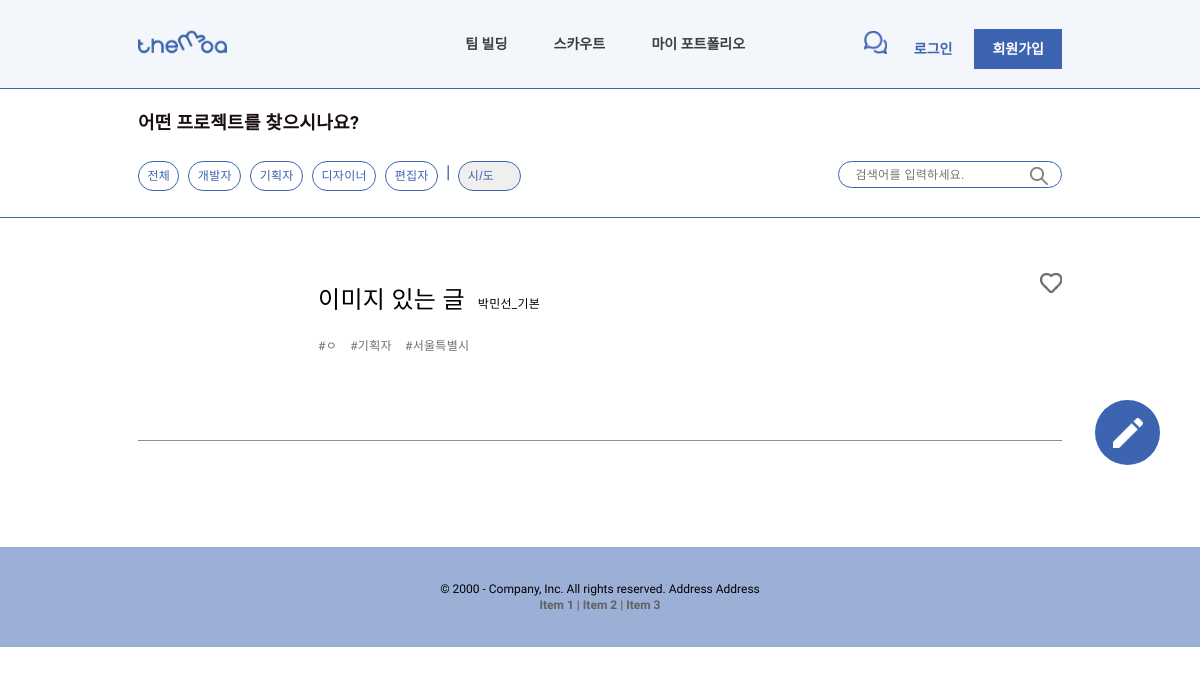
/recruit/team_build/Planner, run on the app's committed database.
### team_build/models.py (models this page shows)
class Recruit(models.Model):
    writer = models.CharField(default='', max_length=200)
    title = models.CharField(default='', max_length=300) # 프로젝트 한줄 설명으로 들어갈 것
    team_name = models.CharField(default='', max_length=200)
    service = models.CharField(default='', max_length=200)
    team_members = models.CharField(
        default='1',
        blank=True,
        null=False,
        max_length=10,
        choices=TEAM_MEMBERS_CHOICES
        )
    service_level = models.CharField(
        default='0',
        null=False,
        blank=True,
        max_length=10,
        choices=LEVEL_CHOICES
        )
    founding_date = models.DateField(default=timezone.now, null=False, blank=True)
    locate = models.CharField(default='', null=False, blank=True, max_length=2, choices=LOCATE_CHOICES)
    image = models.ImageField(
        default='image/team_build/none/img_default.png',
        upload_to="image/team_build/",
        blank=True,
        null=False
        )
    role = MultiSelectField(default='', choices=ROLE_CHOICES, max_choices=4, max_length=100)
    detail = models.TextField(blank=True, null=True)

### team_build/views.py (the view)
# urls.py: path('team_build/<str:input_role>', recruit_role_search, name='recruit_role_search'),
def recruit_role_search(request, input_role):
    results = Recruit.objects.filter(Q(role__icontains=input_role)).distinct()
    results = results.order_by('-id')
    paginator = Paginator(results, 5)
    page = request.GET.get('page')
    posts = paginator.get_page(page)
    context = {
        'posts':posts,
    }
    return render(request, 'team_build/recruit_role_search.html' ,context)

### templates/team_build/recruit_role_search.html (shortened to what this page needs)
{% extends 'team_build/team_build.html' %}
    {% block extrahead %}
    {% load static %}
        <link rel="stylesheet" href="{% static 'css/base.css' %}">
        <link rel="stylesheet" href="{% static 'css/team_build/team_build.css' %}">
    {% endblock %}
    {% block posts %}
        {% for post in posts %}
        <div class="recruit-post">
            <a class="recruit-img" href="{% url 'team_build:detail_recruit' post.id %}">
                <div style="background-image: url('../../media/{{post.image}}');"></div>
            </a>
            <a class="recruit-content" href="{% url 'team_build:detail_recruit' post.id %}">
                <div>
                    <p class="recruit-title">{{post.title}}</p>
                    <p class="recruit-writer">{{post.writer}}</p>
                </div>
                <p class="recruit-hashtag">
                    #{{post.service}}&nbsp&nbsp&nbsp
                    #{% for role in post.get_role_display %}{{role}}{% endfor %}&nbsp&nbsp&nbsp
                    #{{post.get_locate_display}}
                </p>
                <p class="recruit-detail">{{post.detail}}</p>
            </a>
            <a class="recruit-like" href="{% url 'team_build:recruit_like' post.id %}">
                <div style="background-image: url('../../static/img/like_icon.png');"></div>
            </a>
        </div>
        {% endfor %}
    {% endblock %}

### static/css/base.css (style rules this page uses)
body, html { margin: 0; padding : 0; font-family: 'Mulish', sans-serif; }
a { text-decoration: none; }

### static/css/team_build/team_build.css (style rules this page uses)
* { margin: 0; padding: 0; }
.recruit-post { width: 77vw; height: 19vh; margin: auto; padding: 15px 0; border-bottom: 1px solid #919191; }
.recruit-img > div { float: left; background-size: contain; background-repeat: no-repeat; height: 100%; width: 12vw; }
.recruit-content { float: left; height: 13vh; width: 60%; margin: 2vh 0 0 3vw; display: flex; flex-direction: column; justify-content: space-between; }
.recruit-content > div { display: flex; align-items: baseline; }
.recruit-title { font-weight: 500; font-size: 2vw; line-height: 1.9vw; letter-spacing: 0.3px; color: #000000; }
.recruit-writer { margin-left: 13px; font-weight: 200; font-size: 1vw; line-height: 1.3vw; letter-spacing: 0.3px; color: #000000; }
.recruit-hashtag { font-size: 1vw; line-height: 1.5vw; letter-spacing: 0.3px; color: #707070; }
.recruit-detail { font-size: 1.2vw; color: #000000; overflow: hidden; text-overflow: ellipsis; white-space: nowrap; line-height: 1.3vw; height: 1.2vw; }
.recruit-like > div { float: right; width: 1.8vw; height: 1.8vw; background-size: contain; background-repeat: no-repeat; }

### data on the page
Recruit: title "이미지 있는 글", writer "박민선_기본", service "ㅇ", get_role_display "기" "획" "자", locate "서울특별시"
